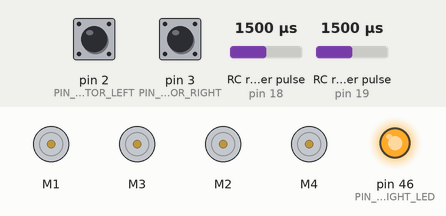
Recording of a sketch running on a simulated Arduino Mega 2560, built with avr-gcc and run on an emulated ATmega2560. Parts: 4 × DC motor (green arrow = forward, orange = backward, longer = faster), output pins drawn as LEDs (lit = HIGH). Wiring (inferred from the names in the program): 2 × RC receiver channel: data pin 18 / data pin 19. The test bench sets the inputs (shaded band); at power-on: RC receiver pulse (sensors on pin 18, pin 19) 1500 µs, pin 2 (PIN_ENCOD_A_MOTOR_LEFT) HIGH, pin 3 (PIN_ENCOD_A_MOTOR_RIGHT) HIGH. The ROS host is connected and sends only what is stated.

Above: at 1.2 s.
1.3 s: RC receiver pulse (sensor on pin 18) set to 1020 µs
At 2.5 s:
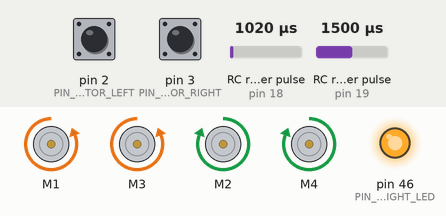
2.8 s: RC receiver pulse (sensor on pin 18) set to 1412 µs
5.4 s: RC receiver pulse (sensor on pin 18) set to 1429 µs
At 6.6 s:
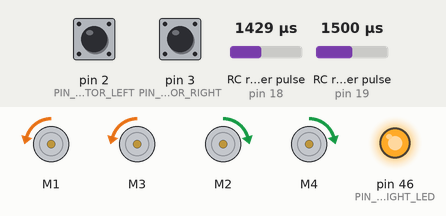
8.4 s: RC receiver pulse (sensor on pin 19) set to 1020 µs
At 9.2 s:
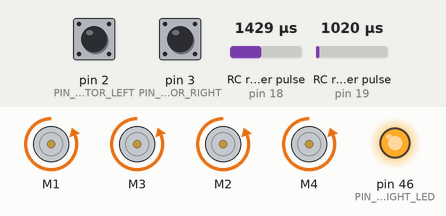
9.9 s: RC receiver pulse (sensor on pin 19) set to 1419 µs
11.7 s: RC receiver pulse (sensor on pin 19) set to 1437 µs
At 12.18 s:
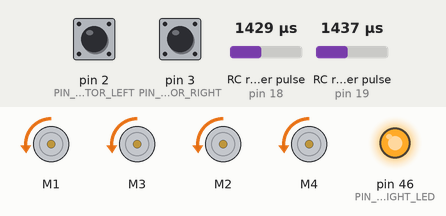
Timing chart, 0 to 15.7 s (numbered marks = the images above; inputs shaded):
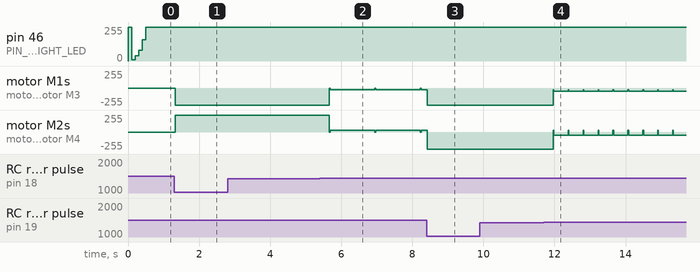

Measured:
- the behaviour switches between 1428 and 1429 µs on RC receiver pulse (sensor on pin 18) (found by bisection; images 1 and 2)
- the behaviour switches between 1436 and 1437 µs on RC receiver pulse (sensor on pin 19) (found by bisection; images 3 and 4)
- after the input at 1.3 s, pin 46 (PIN_SIDE_LIGHT_LED): stays 255/255 (without the input it goes to 160/255 after 0.60 s); motor M1, motor M3: stopped → backward 255/255 at once; motor M2, motor M4: stopped → forward 255/255 at once
- after the input at 2.8 s, every drawn part: stays the same
- after the input at 5.4 s, motor M1, motor M3: backward 255/255 → backward 25/255 after 0.27 s; motor M2, motor M4: forward 255/255 → forward 25/255 after 0.27 s
- after the input at 9.9 s, every drawn part: stays the same
- after the input at 11.7 s, motor M1, motor M3: alternates backward 46/255 for 0.40 s and backward 28/255 for 0.02 s, starting after 0.26 s; motor M2, motor M4: alternates backward 46/255 for 0.40 s and forward 28/255 for 0.02 s, starting after 0.26 s

The sketch:

motor_controller_v2_RC.ino
```cpp
/*
 Controller per 2560 ROVER EXPLORER


*/
#include <Adafruit_MotorShield.h>
#include <Wire.h>
#include <PID_v1.h>
#include <ros.h>
#include <std_msgs/String.h>
#include <geometry_msgs/Vector3Stamped.h>
#include <geometry_msgs/Twist.h>
#include <ros/time.h>

//initializing all the variables
#define LOOPTIME                      100     //Looptime in millisecond
const byte noCommLoopMax = 10;                //number of main loops the robot will execute without communication before stopping
unsigned int noCommLoops = 0;                 //main loop without communication counter

double speed_cmd_left2 = 0;

const int PIN_ENCOD_A_MOTOR_LEFT = 2;               //A channel for encoder of left motor
const int PIN_ENCOD_B_MOTOR_LEFT = 4;               //B channel for encoder of left motor

const int PIN_ENCOD_A_MOTOR_RIGHT = 3;              //A channel for encoder of right motor
const int PIN_ENCOD_B_MOTOR_RIGHT = 5;              //B channel for encoder of right motor

const int PIN_SIDE_LIGHT_LED = 46;                  //Side light blinking led pin

unsigned long lastMilli = 0;
// Start control with rc
// ==================================
#define SRC_NEUTRAL 1500
#define SRC_MAX 2000
#define SRC_MIN 1000
#define TRC_NEUTRAL 1500
#define TRC_MAX 2000
#define TRC_MIN 1000
#define RC_DEADBAND 50
#define ERROR_center 50
#define pERROR 100
#define GEAR_NONE 1
#define GEAR_IDLE 1
#define GEAR_FULL 2

uint16_t unSteeringMin = SRC_MIN + pERROR;
uint16_t unSteeringMax = SRC_MAX - pERROR;
uint16_t unSteeringCenter = SRC_NEUTRAL;

uint16_t unThrottleMin = TRC_MIN + pERROR;
uint16_t unThrottleMax = TRC_MAX - pERROR;
uint16_t unThrottleCenter = TRC_NEUTRAL;

#define PWM_MIN 0
#define PWM_MAX 255

uint8_t gThrottle = 0;
uint8_t gGear = GEAR_NONE;
uint8_t gOldGear = GEAR_NONE;

#define DIRECTION_STOP 0
#define DIRECTION_FORWARD 1
#define DIRECTION_REVERSE 2
#define DIRECTION_ROTATE_RIGHT 3
#define DIRECTION_ROTATE_LEFT 4

uint8_t gThrottleDirection = DIRECTION_STOP;
uint8_t gDirection = DIRECTION_STOP;
uint8_t gOldDirection = DIRECTION_STOP;

#define IDLE_MAX 50
#define MODE_RUN 0
// Assign your channel in pins
#define THROTTLE_IN_PIN 18
#define STEERING_IN_PIN 19

#define THROTTLE_FLAG 1
#define STEERING_FLAG 2

const byte interruptPinThrottle = 18;
const byte interruptPinSteering = 19;
//
volatile uint16_t unThrottleInShared;
volatile uint16_t unSteeringInShared;
//
uint32_t ulThrottleStart;
uint32_t ulSteeringStart;

volatile uint8_t bUpdateFlagsShared;

unsigned long pulse_time  ;
// Eof controllo with rc
// ======================================
//--- Robot-specific constants ---
const double radius = 0.04;                   //Wheel radius, in m
const double wheelbase = 0.187;               //Wheelbase, in m
const double encoder_cpr = 990;                //Encoder ticks or counts per rotation
const double speed_to_pwm_ratio = 0.00235;     //Ratio to convert speed (in m/s) to PWM value. It was obtained by plotting the wheel speed in relation to the PWM motor command (the value is the slope of the linear function).
const double min_speed_cmd = 0.0882;           //(min_speed_cmd/speed_to_pwm_ratio) is the minimum command value needed for the motor to start moving. This value was obtained by plotting the wheel speed in relation to the PWM motor command (the value is the constant of the linear function).

double speed_req = 0;                         //Desired linear speed for the robot, in m/s
double angular_speed_req = 0;                 //Desired angular speed for the robot, in rad/s

double speed_req_left = 0;                    //Desired speed for left wheel in m/s
double speed_act_left = 0;                    //Actual speed for left wheel in m/s
double speed_cmd_left = 0;                    //Command speed for left wheel in m/s

double speed_req_right = 0;                   //Desired speed for right wheel in m/s
double speed_act_right = 0;                   //Actual speed for right wheel in m/s
double speed_cmd_right = 0;                   //Command speed for right wheel in m/s

const double max_speed = 0.4;                 //Max speed in m/s

int PWM_leftMotor = 0;                     //PWM command for left motor
int PWM_rightMotor = 0;                    //PWM command for right motor

// PID Parameters
const double PID_left_param[] = { 0, 0, 0.1 }; //Respectively Kp, Ki and Kd for left motor PID
const double PID_right_param[] = { 0, 0, 0.1 }; //Respectively Kp, Ki and Kd for right motor PID

volatile float pos_left = 0;       //Left motor encoder position
volatile float pos_right = 0;      //Right motor encoder position

PID PID_leftMotor(&speed_act_left, &speed_cmd_left, &speed_req_left, PID_left_param[0], PID_left_param[1], PID_left_param[2], DIRECT);          //Setting up the PID for left motor
PID PID_rightMotor(&speed_act_right, &speed_cmd_right, &speed_req_right, PID_right_param[0], PID_right_param[1], PID_right_param[2], DIRECT);   //Setting up the PID for right motor

Adafruit_MotorShield AFMS = Adafruit_MotorShield();  // Create the motor shield object with the default I2C address
Adafruit_DCMotor *leftMotor = AFMS.getMotor(1);      //Create left motor object
Adafruit_DCMotor *rightMotor = AFMS.getMotor(2);     //Create right motor object
Adafruit_DCMotor *leftMotor2 = AFMS.getMotor(3);      //Create left motor object
Adafruit_DCMotor *rightMotor2 = AFMS.getMotor(4);     //Create right motor object
ros::NodeHandle nh;

//function that will be called when receiving command from host
void handle_cmd (const geometry_msgs::Twist& cmd_vel) {
  noCommLoops = 0;                                                  //Reset the counter for number of main loops without communication

  speed_req = cmd_vel.linear.x;                                     //Extract the commanded linear speed from the message

  angular_speed_req = cmd_vel.angular.z;                            //Extract the commanded angular speed from the message

  speed_req_left = speed_req - angular_speed_req*(wheelbase/2);     //Calculate the required speed for the left motor to comply with commanded linear and angular speeds
  speed_req_right = speed_req + angular_speed_req*(wheelbase/2);    //Calculate the required speed for the right motor to comply with commanded linear and angular speeds
}

ros::Subscriber<geometry_msgs::Twist> cmd_vel("cmd_vel", handle_cmd);   //create a subscriber to ROS topic for velocity commands (will execute "handle_cmd" function when receiving data)
geometry_msgs::Vector3Stamped speed_msg;                                //create a "speed_msg" ROS message
ros::Publisher speed_pub("speed", &speed_msg);                          //create a publisher to ROS topic "speed" using the "speed_msg" type

const int lightIncNumber = 30;                                                                                                                                       //Number of lightIncrements for side light blinking
int lightInc = 0;                                                                                                                                                    //Init increment for side light blinking
int lightValue [lightIncNumber]= { 10, 40, 80, 160, 255, 255, 255, 255, 255, 255, 255, 255, 255, 255, 255, 255, 255, 255, 160, 80, 40, 10, 0, 0, 0, 0, 0, 0, 0, 0 }; //side light increment values
int lightValueNoComm [25]= { 255, 0, 255, 0, 255, 0, 0, 0, 0, 0, 0, 0, 0, 0, 0, 0, 0, 0, 0, 0, 0, 0, 0, 0, 0 }; //side light increment values
int lightT = 0; //init light period

//__________________________________________________________________________

void setup() {
  pinMode(interruptPinThrottle, INPUT_PULLUP);
  pinMode(interruptPinSteering, INPUT_PULLUP);

  attachInterrupt(digitalPinToInterrupt(interruptPinThrottle),calcThrottle,CHANGE);
  attachInterrupt(digitalPinToInterrupt(interruptPinSteering),calcSteering,CHANGE);

  pinMode(PIN_SIDE_LIGHT_LED, OUTPUT);      //set pin for side light leds as output
  analogWrite(PIN_SIDE_LIGHT_LED, 255);     //light up side lights

  nh.initNode();                            //init ROS node
  nh.getHardware()->setBaud(57600);         //set baud for ROS serial communication
  nh.subscribe(cmd_vel);                    //suscribe to ROS topic for velocity commands
  nh.advertise(speed_pub);                  //prepare to publish speed in ROS topic

  AFMS.begin();

  //setting motor speeds to zero
  leftMotor->setSpeed(0);
  leftMotor->run(BRAKE);
  leftMotor2->setSpeed(0);
  leftMotor2->run(BRAKE);
  rightMotor->setSpeed(0);
  rightMotor->run(BRAKE);
  rightMotor2->setSpeed(0);
  rightMotor2->run(BRAKE);

  //setting PID parameters
  PID_leftMotor.SetSampleTime(95);
  PID_rightMotor.SetSampleTime(95);
  PID_leftMotor.SetOutputLimits(-max_speed, max_speed);
  PID_rightMotor.SetOutputLimits(-max_speed, max_speed);
  PID_leftMotor.SetMode(AUTOMATIC);
  PID_rightMotor.SetMode(AUTOMATIC);

  // Define the rotary encoder for left motor
  pinMode(PIN_ENCOD_A_MOTOR_LEFT, INPUT);
  pinMode(PIN_ENCOD_B_MOTOR_LEFT, INPUT);
  digitalWrite(PIN_ENCOD_A_MOTOR_LEFT, HIGH);                // turn on pullup resistor
  digitalWrite(PIN_ENCOD_B_MOTOR_LEFT, HIGH);
  attachInterrupt(0, encoderLeftMotor, RISING);

  // Define the rotary encoder for right motor
  pinMode(PIN_ENCOD_A_MOTOR_RIGHT, INPUT);
  pinMode(PIN_ENCOD_B_MOTOR_RIGHT, INPUT);
  digitalWrite(PIN_ENCOD_A_MOTOR_RIGHT, HIGH);                // turn on pullup resistor
  digitalWrite(PIN_ENCOD_B_MOTOR_RIGHT, HIGH);
  attachInterrupt(1, encoderRightMotor, RISING);
}

//_________________________________________________________________________

void loop() {
  nh.spinOnce();
  // RC Control
  static uint16_t unThrottleIn;
  static uint16_t unSteeringIn;
  static uint8_t bUpdateFlags;
  // check shared update flags to see if any channels have a new signal
  if(bUpdateFlagsShared)
  {
    noInterrupts(); // turn interrupts off quickly while we take local copies of the shared variables
    pulse_time =millis() ;
    bUpdateFlags = bUpdateFlagsShared;

    if(bUpdateFlags & THROTTLE_FLAG)
    {
      unThrottleIn = unThrottleInShared;
    }

    if(bUpdateFlags & STEERING_FLAG)
    {
      unSteeringIn = unSteeringInShared;
    }

    bUpdateFlagsShared = 0;

    interrupts();
  }
  //
  // Check Throttle
  //
  if(bUpdateFlags & THROTTLE_FLAG)
    {
      // A good idea would be to check the before and after value,
      // if they are not equal we are receiving out of range signals
      // this could be an error, interference or a transmitter setting change
      // in any case its a good idea to at least flag it to the user somehow
      unThrottleIn = constrain(unThrottleIn,unThrottleMin,unThrottleMax);

      if(unThrottleIn > (unThrottleCenter + ERROR_center))
      {
        gThrottle = map(unThrottleIn,(unThrottleCenter + ERROR_center),unThrottleMax,PWM_MIN,PWM_MAX);
        gThrottleDirection = DIRECTION_FORWARD;
      }
      else if (unThrottleIn < (unThrottleCenter - ERROR_center))
      {
        gThrottle = map(unThrottleIn,unThrottleMin,(unThrottleCenter- ERROR_center),PWM_MAX,PWM_MIN);
        gThrottleDirection = DIRECTION_REVERSE;
      }

      else
      {
      gThrottleDirection =DIRECTION_STOP;
      gThrottle=0;
      }

      if(gThrottle < IDLE_MAX)
      {
        gGear = GEAR_IDLE;
      }
      else
      {
        gGear = GEAR_FULL;
      }
    }
    //
    // Check Steering
    //
    if(bUpdateFlags & STEERING_FLAG)
    {
      uint8_t throttleLeft = gThrottle;
      uint8_t throttleRight = gThrottle;

      gDirection = gThrottleDirection;

      // see previous comments regarding trapping out of range errors
      // this is left for the user to decide how to handle and flag
      unSteeringIn = constrain(unSteeringIn,unSteeringMin,unSteeringMax);

      // if idle spin on spot
      switch(gGear)
      {
      case GEAR_IDLE:
        if(unSteeringIn > (unSteeringCenter + RC_DEADBAND))
        {
          gDirection = DIRECTION_ROTATE_RIGHT;
          // use steering to set throttle
          throttleRight = throttleLeft = map(unSteeringIn,unSteeringCenter,unSteeringMax,PWM_MIN,PWM_MAX);
        }
        else if(unSteeringIn < (unSteeringCenter - RC_DEADBAND))
        {
          gDirection = DIRECTION_ROTATE_LEFT;
          // use steering to set throttle
          throttleRight = throttleLeft = map(unSteeringIn,unSteeringMin,unSteeringCenter,PWM_MAX,PWM_MIN);
        }
        break;
      // if not idle proportionally restrain inside track to turn vehicle around it
      case GEAR_FULL:
        if(unSteeringIn > (unSteeringCenter + RC_DEADBAND))
        {
          throttleLeft = map(unSteeringIn,unSteeringCenter,unSteeringMax,gThrottle,PWM_MIN);
        }
        else if(unSteeringIn < (unSteeringCenter - RC_DEADBAND))
        {
          throttleRight = map(unSteeringIn,unSteeringMin,unSteeringCenter,PWM_MIN,gThrottle);
        }

        break;
      }
      PWM_leftMotor = throttleLeft;
      PWM_rightMotor = throttleRight;
    }

  // Comanda i motori
  if((gDirection != gOldDirection) || (gGear != gOldGear))
  {
    gOldDirection = gDirection;
    gOldGear = gGear;

    leftMotor->setSpeed(0);
    leftMotor->run(BRAKE);
    rightMotor->setSpeed(0);
    rightMotor->run(BRAKE);
    leftMotor2->setSpeed(0);
    leftMotor2->run(BRAKE);
    rightMotor2->setSpeed(0);
    rightMotor2->run(BRAKE);

    switch(gDirection)
    {
    case DIRECTION_FORWARD:
      leftMotor->setSpeed(abs(PWM_leftMotor));
      leftMotor->run(FORWARD);
      rightMotor->setSpeed(abs(PWM_rightMotor));
      rightMotor->run(BACKWARD);
	  leftMotor2->setSpeed(abs(PWM_leftMotor));
      leftMotor2->run(FORWARD);
      rightMotor2->setSpeed(abs(PWM_rightMotor));
      rightMotor2->run(BACKWARD);
      break;
    case DIRECTION_REVERSE:
      leftMotor->setSpeed(abs(PWM_leftMotor));
      leftMotor->run(BACKWARD);
      rightMotor->setSpeed(abs(PWM_rightMotor));
      rightMotor->run(FORWARD);
	   leftMotor2->setSpeed(abs(PWM_leftMotor));
      leftMotor2->run(BACKWARD);
      rightMotor2->setSpeed(abs(PWM_rightMotor));
      rightMotor2->run(FORWARD);
      break;
    case DIRECTION_ROTATE_LEFT:
     leftMotor->setSpeed(abs(PWM_leftMotor));
      leftMotor->run(BACKWARD);
      rightMotor->setSpeed(abs(PWM_rightMotor));
      rightMotor->run(BACKWARD);
	  leftMotor2->setSpeed(abs(PWM_leftMotor));
      leftMotor2->run(BACKWARD);
      rightMotor2->setSpeed(abs(PWM_rightMotor));
      rightMotor2->run(BACKWARD);
      break;
    case DIRECTION_ROTATE_RIGHT:
      leftMotor->setSpeed(abs(PWM_leftMotor));
      leftMotor->run(FORWARD);
      rightMotor->setSpeed(abs(PWM_rightMotor));
      rightMotor->run(FORWARD);
	   leftMotor2->setSpeed(abs(PWM_leftMotor));
      leftMotor2->run(FORWARD);
      rightMotor2->setSpeed(abs(PWM_rightMotor));
      rightMotor2->run(FORWARD);
      break;
    case DIRECTION_STOP:
      leftMotor->setSpeed(0);
      leftMotor->run(BRAKE);
      rightMotor->setSpeed(0);
      rightMotor->run(BRAKE);
	  leftMotor2->setSpeed(0);
      leftMotor2->run(BRAKE);
      rightMotor2->setSpeed(0);
      rightMotor2->run(BRAKE);

      break;
    }
  }

  bUpdateFlags = 0;

  if (gDirection == DIRECTION_STOP)  {
  if((millis()-lastMilli) >= LOOPTIME)
  {                                                                           // enter timed loop
    lastMilli = millis();

    if (!nh.connected()){
      analogWrite(PIN_SIDE_LIGHT_LED, lightValueNoComm[lightInc]);
      lightInc=lightInc+1;
      if (lightInc >= 25){
        lightInc=0;
      }
    }
    else{
      analogWrite(PIN_SIDE_LIGHT_LED, lightValue [lightInc]);
      lightT = 3000 - ((2625/max_speed)*((abs(speed_req_left)+abs(speed_req_right))/2));
      lightInc=lightInc+(30/(lightT/LOOPTIME));
      if (lightInc >= lightIncNumber){
        lightInc=0;
      }
    }


    if (abs(pos_left) < 5){                                                   //Avoid taking in account small disturbances
      speed_act_left = 0;
    }
    else {
      speed_act_left=((pos_left/encoder_cpr)*2*PI)*(1000/LOOPTIME)*radius;           // calculate speed of left wheel
    }

    if (abs(pos_right) < 5){                                                  //Avoid taking in account small disturbances
      speed_act_right = 0;
    }
    else {
    speed_act_right=((pos_right/encoder_cpr)*2*PI)*(1000/LOOPTIME)*radius;          // calculate speed of right wheel
    }

    pos_left = 0;
    pos_right = 0;

    speed_cmd_left = constrain(speed_cmd_left, -max_speed, max_speed);
    PID_leftMotor.Compute();
    // compute PWM value for left motor. Check constant definition comments for more information.
    PWM_leftMotor = constrain(((speed_req_left+sgn(speed_req_left)*min_speed_cmd)/speed_to_pwm_ratio) + (speed_cmd_left/speed_to_pwm_ratio), -255, 255); //

    if (noCommLoops >= noCommLoopMax) {                   //Stopping if too much time without command
      leftMotor->setSpeed(0);
      leftMotor->run(BRAKE);
    }
    else if (speed_req_left == 0){                        //Stopping
      leftMotor->setSpeed(0);
      leftMotor->run(BRAKE);
    }
    else if (PWM_leftMotor > 0){                          //Going forward
      leftMotor->setSpeed(abs(PWM_leftMotor));
      leftMotor->run(BACKWARD);
    }
    else {                                               //Going backward
      leftMotor->setSpeed(abs(PWM_leftMotor));
      leftMotor->run(FORWARD);
    }

    speed_cmd_right = constrain(speed_cmd_right, -max_speed, max_speed);
    PID_rightMotor.Compute();
    // compute PWM value for right motor. Check constant definition comments for more information.
    PWM_rightMotor = constrain(((speed_req_right+sgn(speed_req_right)*min_speed_cmd)/speed_to_pwm_ratio) + (speed_cmd_right/speed_to_pwm_ratio), -255, 255); //

    if (noCommLoops >= noCommLoopMax) {                   //Stopping if too much time without command
      rightMotor->setSpeed(0);
      rightMotor->run(BRAKE);
    }
    else if (speed_req_right == 0){                       //Stopping
      rightMotor->setSpeed(0);
      rightMotor->run(BRAKE);
    }
    else if (PWM_rightMotor > 0){                         //Going forward
      rightMotor->setSpeed(abs(PWM_rightMotor));
      rightMotor->run(FORWARD);
    }
    else {                                                //Going backward
      rightMotor->setSpeed(abs(PWM_rightMotor));
      rightMotor->run(BACKWARD);
    }

    if((millis()-lastMilli) >= LOOPTIME){         //write an error if execution time of the loop in longer than the specified looptime
      Serial.println(" TOO LONG ");
    }

    noCommLoops++;
    if (noCommLoops == 65535){
      noCommLoops = noCommLoopMax;
    }

    publishSpeed(LOOPTIME);   //Publish odometry on ROS topic
  }
   } // DIRECTION_STOP
 }

//Publish function for odometry, uses a vector type message to send the data (message type is not meant for that but that's easier than creating a specific message type)
void publishSpeed(double time) {
  speed_msg.header.stamp = nh.now();      //timestamp for odometry data
  speed_msg.vector.x = speed_act_left;    //left wheel speed (in m/s)
  speed_msg.vector.y = speed_act_right;   //right wheel speed (in m/s)
  speed_msg.vector.z = time/1000;         //looptime, should be the same as specified in LOOPTIME (in s)
  speed_pub.publish(&speed_msg);
  nh.spinOnce();
  //nh.loginfo("Publishing odometry");
}

//Left motor encoder counter
void encoderLeftMotor() {
  if (digitalRead(PIN_ENCOD_A_MOTOR_LEFT) == digitalRead(PIN_ENCOD_B_MOTOR_LEFT)) pos_left++;
  else pos_left--;
}

//Right motor encoder counter
void encoderRightMotor() {
  if (digitalRead(PIN_ENCOD_A_MOTOR_RIGHT) == digitalRead(PIN_ENCOD_B_MOTOR_RIGHT)) pos_right--;
  else pos_right++;
}

template <typename T> int sgn(T val) {
    return (T(0) < val) - (val < T(0));
}


// simple interrupt service routine
void calcThrottle()
{
  // if the pin is high, its a rising edge of the signal pulse, so lets record its value
  if(digitalRead(THROTTLE_IN_PIN) == HIGH)
  {
    ulThrottleStart = micros();

  }
  else
  {
    // else it must be a falling edge, so lets get the time and subtract the time of the rising edge
    // this gives use the time between the rising and falling edges i.e. the pulse duration.
    unThrottleInShared = (uint16_t)(micros() - ulThrottleStart);
    // use set the throttle flag to indicate that a new throttle signal has been received
    bUpdateFlagsShared |= THROTTLE_FLAG;

  }
}

void calcSteering()
{
  if(digitalRead(STEERING_IN_PIN) == HIGH)
  {
    ulSteeringStart = micros();
   }
  else
  {
    unSteeringInShared = (uint16_t)(micros() - ulSteeringStart);
    bUpdateFlagsShared |= STEERING_FLAG;
  }
}
```
